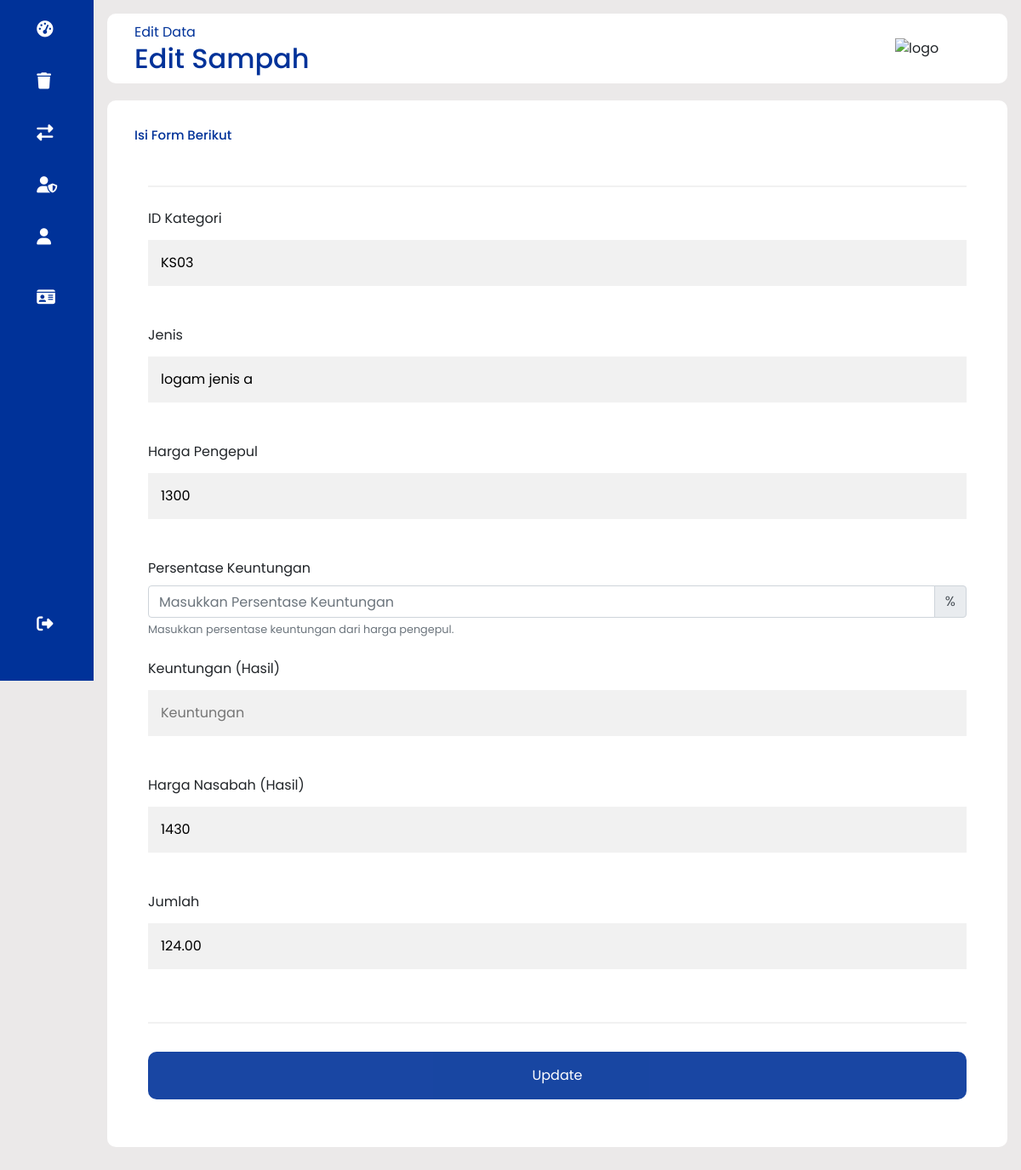
Screenshot of /edit_sampah.php?id=S003 (signed in) with the database file from the repository.
### tables this page shows
CREATE TABLE `sampah` (
  `id` varchar(200) NOT NULL,
  `id_kategori` varchar(200) NOT NULL,
  `jenis` varchar(40) NOT NULL,
  `harga` int(11) NOT NULL,
  `harga_pusat` int(11) DEFAULT 0,
  `jumlah` decimal(65,2) NOT NULL DEFAULT 0.00
);

### fungsi.php (called while the page is built, shortened)
<?php
$conn = mysqli_connect("localhost", "root", "", "db_pm_old");
function query($query)
{
    global $conn;
    $result = mysqli_query($conn, $query);
    $rows = [];
    while ($row = mysqli_fetch_assoc($result)) {
        $rows[] = $row;
    }
    return $rows;
}

### edit_sampah.php (the view, shortened to what this page needs)
<?php
require 'fungsi.php';
$id = $_GET['id'];
$sampah = query("SELECT * FROM sampah WHERE id='$id'")[0];
?>
<!DOCTYPE html>
<html lang="en">
<head>
    <link rel="stylesheet" href="./css/style.css">
    <link rel="stylesheet" href="https://stackpath.bootstrapcdn.com/bootstrap/4.5.2/css/bootstrap.min.css">
    <link rel="stylesheet" href="https://cdnjs.cloudflare.com/ajax/libs/font-awesome/6.4.0/css/all.min.css" />
</head>
<body>
    <div id="wrapper">
        <?php include("sidebar.php") ?>
        <div class="main--content">
            <div class="header--wrapper">
                <div class="header--title">
                    <span>Edit Data</span>
                    <h2>Edit Sampah</h2>
                </div>
                <div class="user--info">
                    <img src="./img/logoPM.png" alt="logo">
                </div>
            </div>
            <div class="card--container">
                <h3 class="main--title">Isi Form Berikut</h3>
                <form method="POST" action="">
                    <div class="container">
                        <hr>
                        <label for="id_kategori">ID Kategori</label><br>
                        <input type="text" placeholder="Masukkan ID Kategori" name="id_kategori"
                            value="<?= $sampah["id_kategori"] ?>" required><br><br>
                        <label for="jenis">Jenis</label><br>
                        <input type="text" placeholder="Masukkan Jenis Sampah" name="jenis"
                            value="<?= $sampah["jenis"] ?>" required><br><br>
                        <label for="harga_pengepul">Harga Pengepul</label><br>
                        <input type="text" id="harga_pengepul" placeholder="Masukkan Harga Pengepul" name="harga_pusat"
                            value="<?= $sampah["harga_pusat"] ?>" required><br><br>
                        <label for="keuntungan_percent">Persentase Keuntungan</label>
                        <div class="input-group">
                            <input type="number" class="form-control" id="keuntungan_percent"
                                placeholder="Masukkan Persentase Keuntungan" name="keuntungan_percent" required
                                aria-describedby="persentaseHelp">
                            <div class="input-group-append">
                                <span class="input-group-text">%</span>
                            </div>
                        </div>
                        <small id="persentaseHelp" class="form-text text-muted">Masukkan persentase keuntungan dari
                            harga pengepul.</small> <br>
                        <label for="keuntungan">Keuntungan (Hasil)</label><br>
                        <input type="text" id="keuntungan" placeholder="Keuntungan" readonly><br><br>
                        <label for="harga_nasabah">Harga Nasabah (Hasil)</label><br>
                        <input type="text" id="harga_nasabah" placeholder="Harga Nasabah" name="harga"
                            value="<?= $sampah["harga"] ?>" readonly><br><br>
                        <label for="jumlah">Jumlah</label><br>
                        <input type="text" placeholder="Masukkan Jumlah" name="jumlah" value="<?= $sampah["jumlah"] ?>"
                            required><br><br>
                        <hr>
                        <button type="submit" name="submit" class="inputbtn">Update</button>
                    </div>
                </form>
            </div>
        </div>
    </div>
</body>
</html>

### css/style.css (style rules this page uses)
* { margin: 0; padding: 0; border: no; outline: none; box-sizing: border-box; font-family: "Poppins", sans-serif; }
body { height: 100%; overflow-x: hidden; background-color: #ebe9e9; }
#wrapper { display: flex; }
.main--content { position: relative; background: #ebe9e9; width: 100%; padding: 1rem; }
.header--wrapper img { width: 100px; height: auto; cursor: pointer; }
.header--wrapper { display: flex; justify-content: space-between; align-items: center; flex-wrap: wrap; background: #fff; border-radius: 10px; padding: 10px 2rem; margin-bottom: 1rem; }
.header--title { color: rgba(0, 50, 153, 253); }
.user--info { display: flex; align-items: center; gap: 1rem; }
.card--container { background: #fff; padding: 2rem; border-radius: 10px; margin-bottom: 1rem; }
.main--title { color: rgba(0, 50, 153, 253); padding-bottom: 10px; font-size: 15px; }
.container { padding: 16px; }
input[type="text"] { width: 100%; padding: 15px; margin: 5px 0 22px 0; display: inline-block; border: none; background: #f1f1f1; }
hr { border: 1px solid #f1f1f1; margin-bottom: 25px; }
.inputbtn { background-color: rgba(0, 50, 153, 253); color: white; padding: 16px 20px; margin: 8px 0; border: none; cursor: pointer; width: 100%; opacity: 0.9; border-radius: 10px; }
.header--wrapper { display: flex; justify-content: space-between; align-items: center; margin-bottom: 20px; }
.header--title h2 { margin: 0; }

### rows the page displays
sampah: id_kategori "KS03", jenis "logam jenis a", harga_pusat "1300", harga "1430", jumlah "124.00"
